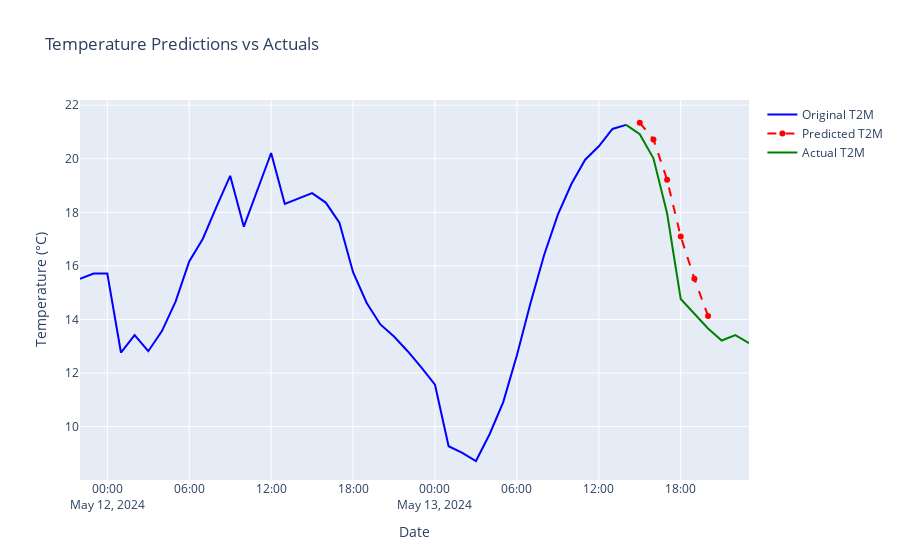

The code cell stored with this chart in its notebook:
### Code cell
lat = 44.7871
lon = 20.4572


predict_next_6_hours(lat, lon)
